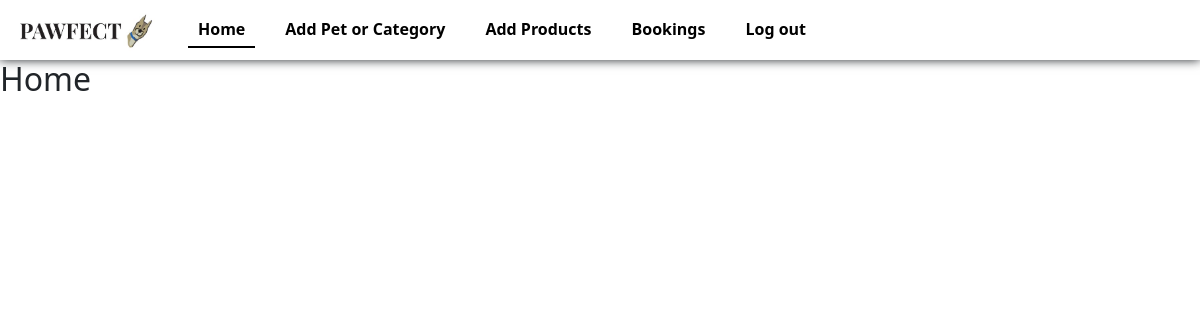
Before: /shop_home (signed in) with the older database file.
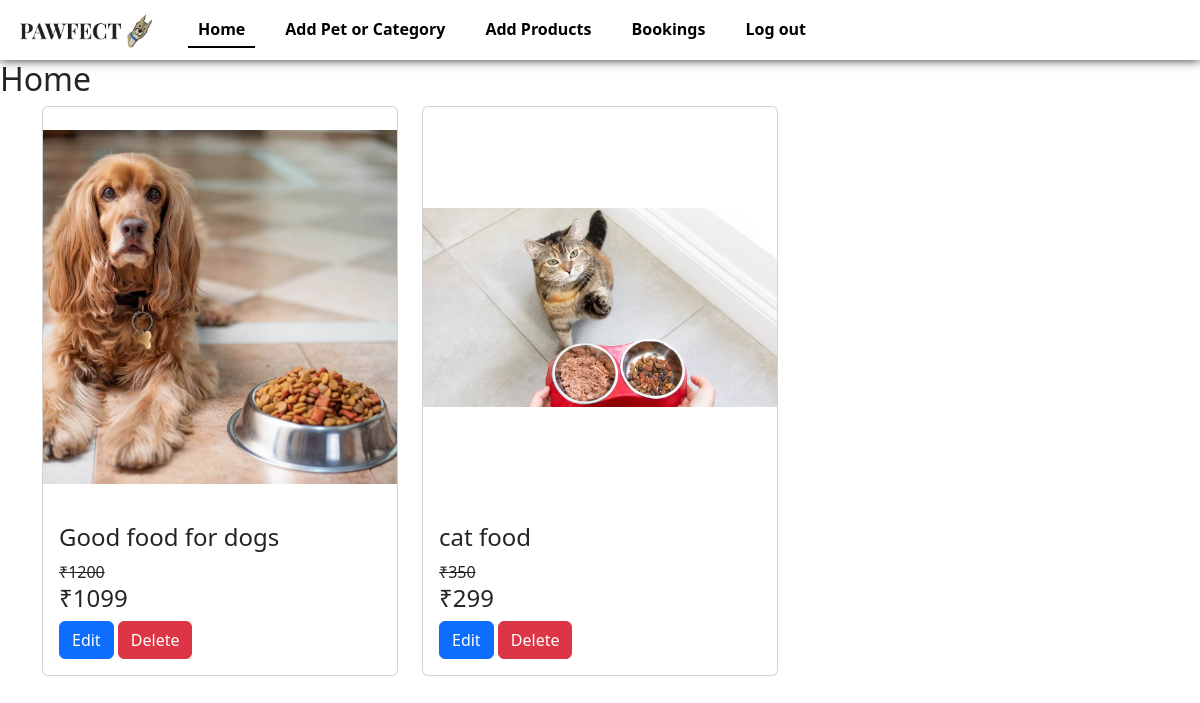
After: the same page with the newer database file.
### app/models.py (models this page shows)
class Details(models.Model):
    product=models.ForeignKey(Product, on_delete=models.CASCADE)
    weight=models.IntegerField()
    price=models.IntegerField()
    ofr_price=models.IntegerField()
    stock=models.IntegerField()

class Product(models.Model):
    category=models.ForeignKey(Category, on_delete=models.CASCADE)
    pet=models.ForeignKey(Pet,on_delete=models.CASCADE)
    name=models.TextField()
    img=models.FileField()
    dis=models.TextField()

### app/views.py (the view)
# urls.py: path('shop_home',views.shop_home),
def shop_home(req):
    if 'eshop' in req.session:
        data=Details.objects.all()
        return render(req,'shop/home.html',{'data':data})
    else:
        return redirect(shop_login)

### templates/shop/home.html (shortened to what this page needs)
<!DOCTYPE html>
<html lang="en">
<head>
  {% load static %}
    <link href="https://cdn.jsdelivr.net/npm/bootstrap@5.3.3/dist/css/bootstrap.min.css" rel="stylesheet">
    <link rel="stylesheet" href="{% static 'css/style.css' %}">
</head>
<body>
  <nav class="navbar navbar-expand-sm  fixed-top">
    <div class="container-fluid">
      <a class="navbar-brand" href="#"><img src="{% static 'images/pawfectlogo.jpg'%}" alt="" width="150px"></a>
      <div class="collapse navbar-collapse" id="collapsibleNavbar">
        <ul class="navbar-nav">
          <li class="nav-item">
            <a class="nav-link active" href="shop_home">Home</a>
          </li>
          <li class="nav-item">
            <a class="nav-link" href="add_pet">Add Pet or Category</a>
          </li>
          <li class="nav-item">
            <a class="nav-link" href="add_prod">Add Products</a>
          </li>
          <li class="nav-item">
            <a class="nav-link" href="bookings">Bookings</a>
          </li>
          <li class="nav-item">
            <a class="nav-link" href="logout">Log out</a>
          </li>
        </ul>
      </div>
    </div>
  </nav>
    <h2>Home</h2>
    <div class="container">
      <div class="row">
        {% for i in data %}
        <div class="col-lg-4">
          <div class="card">
            <img class="card-img-top" src="{{i.product.img.url}}" alt="Card image" style="height: 400px; width: 100%;object-fit: contain;">
            <div class="card-body">
              <h4 class="card-title">{{i.product.name}}</h4>
              <s><p class="card-text">₹{{i.price}}</p></s>
              <h4 class="card-title">₹{{i.ofr_price}}</h4>
              <a href="edit_prod/{{i.pk}}" class="btn btn-primary">Edit</a>
              <a href="delete_prod/{{i.pk}}" class="btn btn-danger">Delete</a>
            </div>
          </div>
        </div>
        {% endfor %}
      </div>
    </div>
</body>
</html>

### static/css/style.css (style rules this page uses)
body { margin-top: 60px; }
.navbar { background-color: rgb(255, 255, 255); box-shadow: 0 0 10px ; height: 60px; }
.nav-link { font-weight: 600; color: rgb(0, 0, 0); padding: 5px 10px !important; margin: 0 10px; }
.active { color: black; border-bottom: 2px solid black; }

Changed rows visible on the page:
added Details: product.img (picture), product.name "Good food for dogs", price "1200", ofr_price "1099"
added Details: product.img (picture), product.name "cat food", price "350", ofr_price "299"
